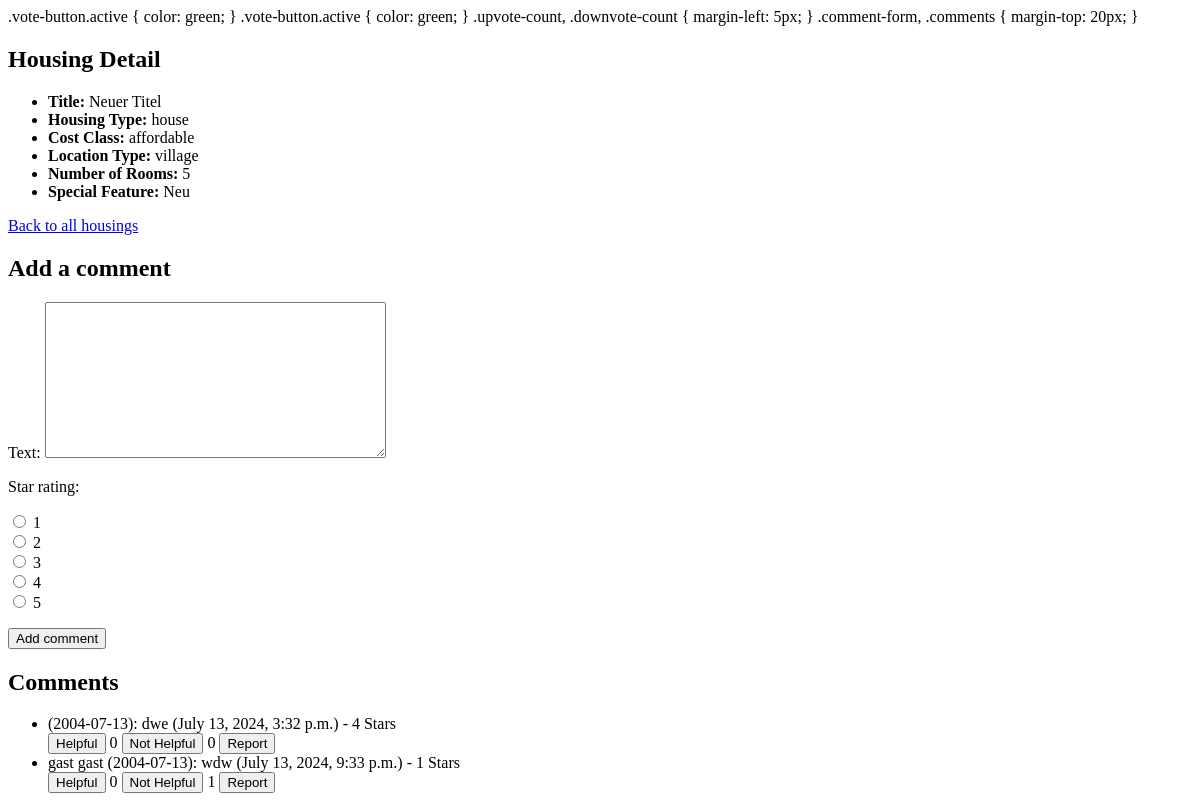
Before: /housings/show/3/ with the older database file.
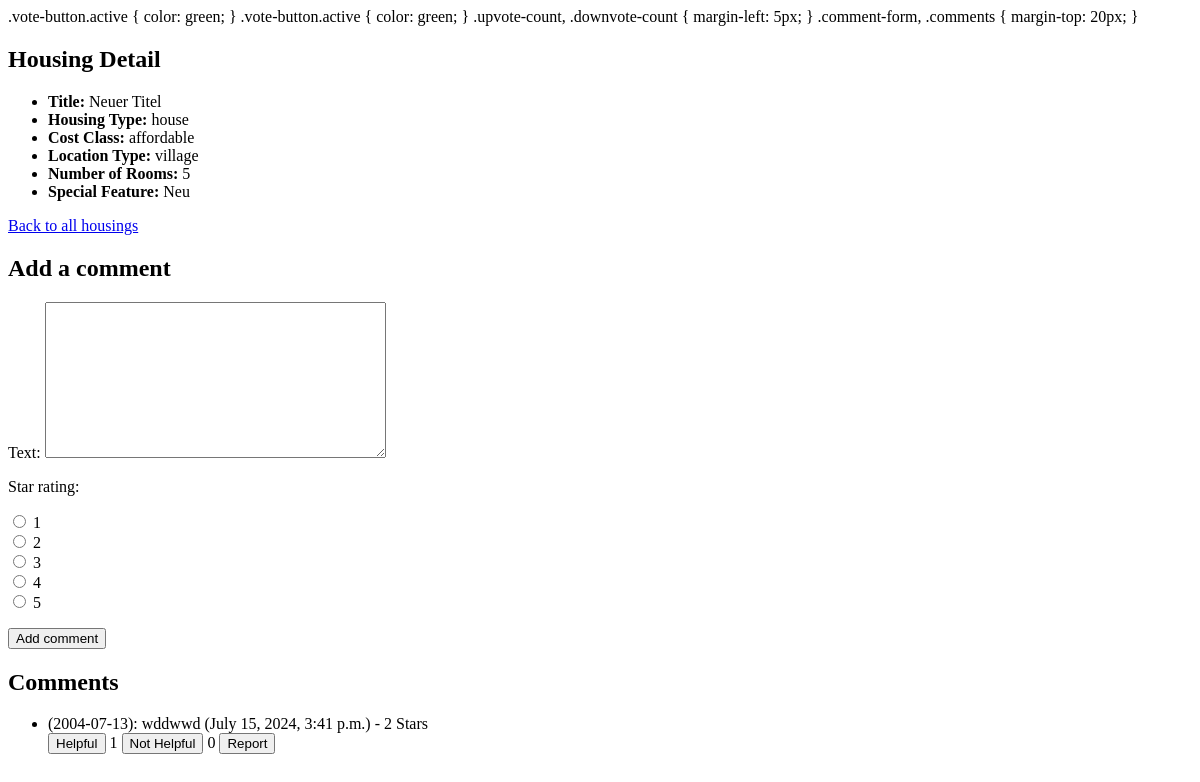
After: the same page with the newer database file.
### HolidayHousings/models.py (models this page shows, shortened)
class Comment(models.Model):
    text = models.TextField(max_length=500)
    timestamp = models.DateTimeField(auto_now_add=True)
    myuser = models.ForeignKey(settings.AUTH_USER_MODEL, on_delete=models.CASCADE)
    holiday_housing = models.ForeignKey(HolidayHousing, on_delete=models.CASCADE)
    star_rating = models.IntegerField(choices=[(i, i) for i in range(1, 6)], default=1)
    active = models.BooleanField(default=True)
    def get_helpful_count(self):
        return CommentVote.objects.filter(comment=self, vote_type='U').count()
    def get_not_helpful_count(self):
        return CommentVote.objects.filter(comment=self, vote_type='D').count()
    class Meta:
        unique_together = ('myuser', 'holiday_housing')  # Ensure one comment per user per housing
    def __str__(self):
        return f'{self.get_comment_excerpt()} ({self.myuser.username})'
    def __repr__(self):
        return f'{self.get_comment_excerpt()} ({self.myuser.username} / {str(self.timestamp)})'

### UserAdmin/models.py (models this page shows, shortened)
class MyUser(AbstractUser):
    USER_TYPES = [
        ('SU', 'superuser'),
        ('CS', 'customer support'),
        ('CU', 'customer user'),
        ('QA', 'quality assurance')
    ]
    type = models.CharField(
        max_length=2,
        choices=USER_TYPES,
        default='CU'
    )
    date_of_birth = models.DateField(default=get_date_20_years_ago())  # default is 20 years old
    profile_image = models.ImageField(upload_to='profile_images', blank=True, null=True)
    some_file = models.FileField(upload_to='uploaded_files', blank=True, null=True)
    gets_discount = models.BooleanField(default=False)
    def __str__(self):
        return f'{self.first_name} {self.last_name} ({str(self.date_of_birth)})'

### HolidayHousings/views.py (the view)
# urls.py: path('show/<int:pk>/', views.housing_detail, name='housing-detail'),
def housing_detail(request, pk):
    current_single_housing = get_object_or_404(HolidayHousing, pk=pk)
    current_myuser = request.user
    if request.method == 'POST':
        comment_form = CommentForm(request.POST)
        comment_form.instance.myuser = current_myuser
        comment_form.instance.holiday_housing = current_single_housing
        if comment_form.is_valid():
            existing_comment = Comment.objects.filter(myuser=current_myuser,
                                                      holiday_housing=current_single_housing).first()
            if existing_comment:
                messages.error(request, 'You have already commented on this housing.')
            else:
                comment_form.save()
        else:
            print(comment_form.errors)
    else:
        comment_form = CommentForm()
    comments = Comment.objects.filter(holiday_housing=current_single_housing, active=True)
    context = {
        'single_housing': current_single_housing,
        'comments_on_the_housing': comments,
        'upvotes': current_single_housing.get_upvotes_count(),
        'downvotes': current_single_housing.get_downvotes_count(),
        'comment_form': comment_form,
    }
    return render(request, 'housing-detail.html', context)

### HolidayHousings/forms.py
class CommentForm(forms.ModelForm):
    star_rating = forms.ChoiceField(
        choices=[(i, i) for i in range(1, 6)],
        widget=forms.RadioSelect
    )
    class Meta:
        model = Comment
        fields = ['text', 'star_rating']
        widgets = {
            'myuser': forms.HiddenInput(),
            'holiday_housing': forms.HiddenInput(),
            'timestamp': forms.HiddenInput(),
        }

### HolidayHousings/models.py (called while the page is built)
    def get_upvotes(self):
        upvotes = Vote.objects.filter(up_or_down='U', holiday_housing=self)
        return upvotes

    def get_upvotes_count(self):
        return len(self.get_upvotes())

    def get_downvotes(self):
        downvotes = Vote.objects.filter(up_or_down='D', holiday_housing=self)
        return downvotes

    def get_downvotes_count(self):
        return len(self.get_downvotes())

### HolidayHousings/templates/housing-detail.html (shortened to what this page needs)
{% extends 'home.html' %}
{% load static %}
{% block content %}
    <h2>Housing Detail</h2>
    <ul>
        <li><strong>Title:</strong> {{ single_housing.title }}</li>
        <li><strong>Housing Type:</strong> {{ single_housing.get_type_display }}</li>
        <li><strong>Cost Class:</strong> {{ single_housing.get_costs_display }}</li>
        <li><strong>Location Type:</strong> {{ single_housing.get_location_display }}</li>
        <li><strong>Number of Rooms:</strong> {{ single_housing.rooms }}</li>
        <li><strong>Special Feature:</strong> {{ single_housing.specials }}</li>
    </ul>
    <a href="{% url 'housing-list' %}">Back to all housings</a>
    <div class="comment-form">
        <h2>Add a comment</h2>
        <form method="post" action="{% url 'housing-detail' pk=single_housing.pk %}">
            {{ comment_form.as_p }}
            <button type="submit">Add comment</button>
        </form>
    </div>
    <div class="comments">
        <h2>Comments</h2>
        {% if comments_on_the_housing %}
            <ul>
                {% for comment in comments_on_the_housing %}
                    <li>
                        {{ comment.myuser }}: {{ comment.text }} ({{ comment.timestamp }}) - {{ comment.star_rating }} Stars
                        <div class="comment-actions">
                        <form method="post" action="{% url 'comment-vote' comment.pk 'U' %}" style="display:inline;">
                            <button type="submit" class="vote-button">Helpful</button>
                        </form>
                        <span class="upvote-count">{{ comment.get_helpful_count }}</span>
                        <form method="post" action="{% url 'comment-vote' comment.pk 'D' %}" style="display:inline;">
                            <button type="submit" class="vote-button">Not Helpful</button>
                        </form>
                        <span class="downvote-count">{{ comment.get_not_helpful_count }}</span>
                        <form method="post" action="{% url 'report-comment' comment.pk %}" style="display:inline;">
                            <button type="submit" class="vote-button">Report</button>
                        </form>
                        </div>
                    </li>
                {% endfor %}
            </ul>
        {% else %}
            <p>No comments yet.</p>
        {% endif %}
    </div>
{% endblock %}

Changed rows visible on the page:
removed Comment: myuser "(2004-07-13)", text "dwe", timestamp "July 13, 2024, 3:32 p.m.", star_rating "4", get_helpful_count "0", get_not_helpful_count "0"
removed Comment: myuser "gast gast (2004-07-13)", text "wdw", timestamp "July 13, 2024, 9:33 p.m.", star_rating "1", get_helpful_count "0", get_not_helpful_count "1"
added Comment: myuser "(2004-07-13)", text "wddwwd", timestamp "July 15, 2024, 3:41 p.m.", star_rating "2", get_helpful_count "1", get_not_helpful_count "0"
